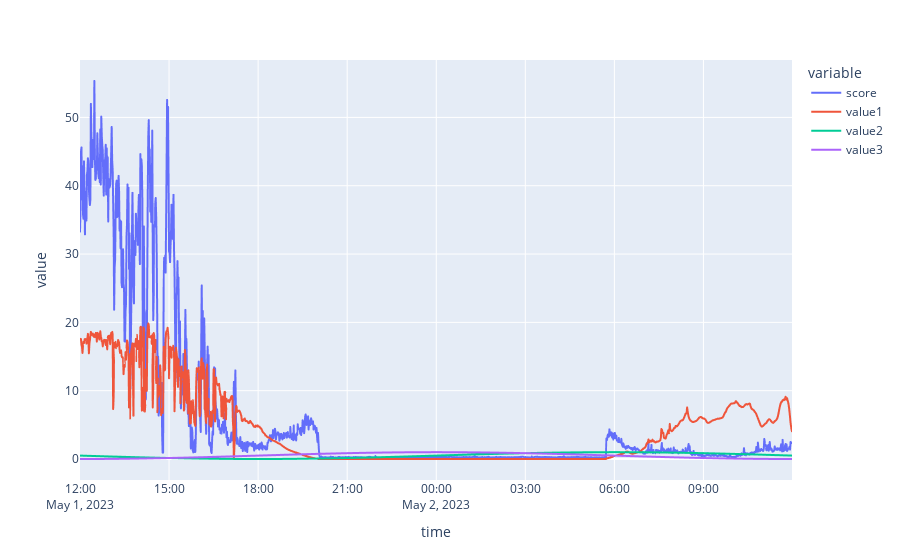

Here is the notebook cell this chart was saved with:
### Code cell
df = pd.DataFrame(result)
df.set_index(df["time"], inplace=True)
df.drop(["time"], inplace=True, axis=1)
df.plot()

### Figure 1 — Plotly figure (JSON) as saved in the notebook; plotly's stock layout.template omitted (floating-point values rounded to 4 significant figures; data arrays with more than 128 entries replaced by an {"elided": "..."} marker saying what was removed)
{"data": [{"hovertemplate": "variable=score<br>time=%{x}<br>value=%{y}<extra></extra>", "legendgroup": "score", "line": {"color": "#636efa", "dash": "solid"}, "marker": {"symbol": "circle"}, "mode": "lines", "name": "score", "showlegend": true, "type": "scattergl", "x": {"elided": "1440 str values"}, "xaxis": "x", "y": {"elided": "1440 float values"}, "yaxis": "y"}, {"hovertemplate": "variable=value1<br>time=%{x}<br>value=%{y}<extra></extra>", "legendgroup": "value1", "line": {"color": "#EF553B", "dash": "solid"}, "marker": {"symbol": "circle"}, "mode": "lines", "name": "value1", "showlegend": true, "type": "scattergl", "x": {"elided": "1440 str values"}, "xaxis": "x", "y": {"elided": "1440 float values"}, "yaxis": "y"}, {"hovertemplate": "variable=value2<br>time=%{x}<br>value=%{y}<extra></extra>", "legendgroup": "value2", "line": {"color": "#00cc96", "dash": "solid"}, "marker": {"symbol": "circle"}, "mode": "lines", "name": "value2", "showlegend": true, "type": "scattergl", "x": {"elided": "1440 str values"}, "xaxis": "x", "y": {"elided": "1440 float values"}, "yaxis": "y"}, {"hovertemplate": "variable=value3<br>time=%{x}<br>value=%{y}<extra></extra>", "legendgroup": "value3", "line": {"color": "#ab63fa", "dash": "solid"}, "marker": {"symbol": "circle"}, "mode": "lines", "name": "value3", "showlegend": true, "type": "scattergl", "x": {"elided": "1440 str values"}, "xaxis": "x", "y": {"elided": "1440 float values"}, "yaxis": "y"}], "layout": {"legend": {"title": {"text": "variable"}, "tracegroupgap": 0}, "margin": {"t": 60}, "xaxis": {"anchor": "y", "domain": [0, 1], "title": {"text": "time"}}, "yaxis": {"anchor": "x", "domain": [0, 1], "title": {"text": "value"}}}}
